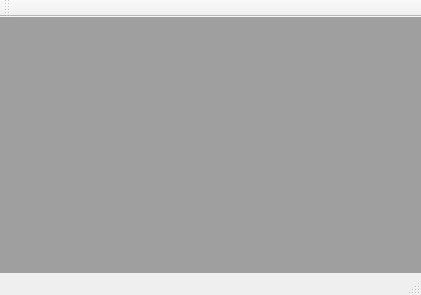
<?xml version="1.0" encoding="UTF-8"?>
<ui version="4.0">
 <class>MainWindow</class>
 <widget class="QMainWindow" name="MainWindow">
  <property name="geometry">
   <rect>
    <x>0</x>
    <y>0</y>
    <width>421</width>
    <height>295</height>
   </rect>
  </property>
  <property name="windowTitle">
   <string>MainWindow</string>
  </property>
  <widget class="QWidget" name="centralWidget">
   <layout class="QVBoxLayout" name="verticalLayout_2">
    <property name="leftMargin">
     <number>0</number>
    </property>
    <property name="topMargin">
     <number>0</number>
    </property>
    <property name="rightMargin">
     <number>0</number>
    </property>
    <property name="bottomMargin">
     <number>0</number>
    </property>
    <item>
     <widget class="QMdiArea" name="mdiArea"/>
    </item>
   </layout>
  </widget>
  <widget class="QMenuBar" name="menuBar">
   <property name="geometry">
    <rect>
     <x>0</x>
     <y>0</y>
     <width>421</width>
     <height>23</height>
    </rect>
   </property>
  </widget>
  <widget class="QToolBar" name="mainToolBar">
   <attribute name="toolBarArea">
    <enum>TopToolBarArea</enum>
   </attribute>
   <attribute name="toolBarBreak">
    <bool>false</bool>
   </attribute>
  </widget>
  <widget class="QStatusBar" name="statusBar"/>
 </widget>
 <layoutdefault spacing="6" margin="11"/>
 <resources/>
 <connections/>
</ui>
